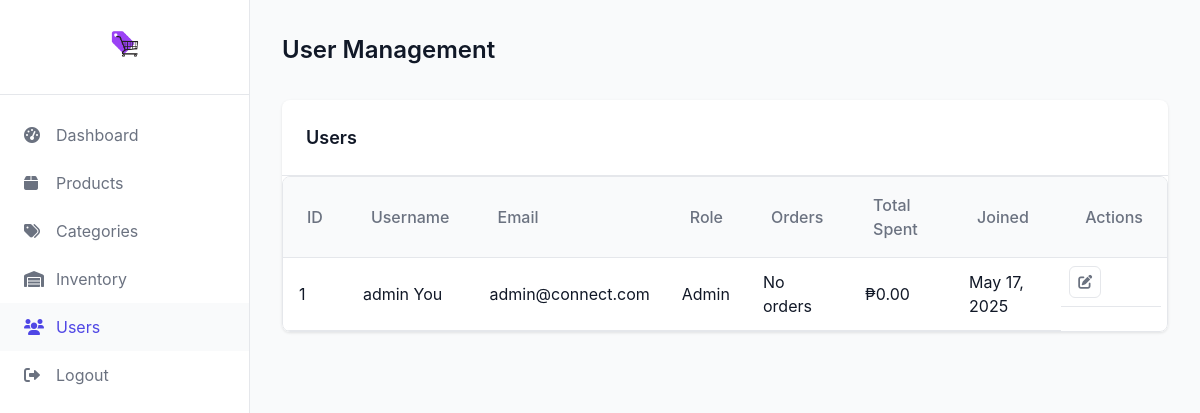
Screenshot of /php/admin/users.php (signed in) with the database file from the repository.
### tables this page shows
CREATE TABLE IF NOT EXISTS users (
    id INT AUTO_INCREMENT PRIMARY KEY,
    username VARCHAR(50) UNIQUE,
    first_name VARCHAR(50) NOT NULL,
    middle_name VARCHAR(50),
    last_name VARCHAR(50) NOT NULL,
    email VARCHAR(100) NOT NULL UNIQUE,
    role ENUM('user', 'admin') DEFAULT 'user',
    mobile VARCHAR(20) NOT NULL,
    password VARCHAR(255) NOT NULL,
    created_at TIMESTAMP DEFAULT CURRENT_TIMESTAMP,
    updated_at TIMESTAMP DEFAULT CURRENT_TIMESTAMP ON UPDATE CURRENT_TIMESTAMP
);

### php/admin/admin_functions.php (called while the page is built, shortened)
<?php
function formatDate($date) {
    return date('M d, Y', strtotime($date));
}
?>

### php/admin/users.php (the view, shortened to what this page needs)
<?php
require_once 'admin_functions.php';
$stmt = $pdo->prepare("
    SELECT
        u.*,
        (SELECT COUNT(*) FROM orders WHERE user_id = u.id) as order_count,
        (SELECT SUM(total_amount) FROM orders WHERE user_id = u.id) as total_spent,
        (SELECT MAX(order_date) FROM orders WHERE user_id = u.id) as last_order_date
    FROM users u
    ORDER BY u.created_at DESC
");
$stmt->execute();
$users = $stmt->fetchAll(PDO::FETCH_ASSOC);
?>
<!DOCTYPE html>
<html lang="en">
<head>
    <link rel="stylesheet" href="../../css/admin.css">
    <link rel="stylesheet" href="https://cdnjs.cloudflare.com/ajax/libs/font-awesome/6.0.0/css/all.min.css">
</head>
<body>
    <div class="admin-container">
        <?php include 'sidebar.php'; ?>
        <main class="admin-main">
            <div class="admin-header">
                <h1 class="admin-title">User Management</h1>
            </div>
            <div class="data-table">
                <div class="table-header">
                    <h2 class="table-title">Users</h2>
                </div>
                <div class="table-responsive">
                    <table>
                        <thead>
                            <tr>
                                <th>ID</th>
                                <th>Username</th>
                                <th>Email</th>
                                <th>Role</th>
                                <th>Orders</th>
                                <th>Total Spent</th>
                                <th>Joined</th>
                                <th>Actions</th>
                            </tr>
                        </thead>
                        <tbody>
                            <?php foreach ($users as $user): ?>
                            <tr>
                                <td><?php echo $user['id']; ?></td>
                                <td>
                                    <?php echo htmlspecialchars($user['username']); ?>
                                    <?php if ($user['id'] == $_SESSION['user_id']): ?>
                                        <span class="badge">You</span>
                                    <?php endif; ?>
                                </td>
                                <td><?php echo htmlspecialchars($user['email']); ?></td>
                                <td>
                                    <span class="role-badge <?php echo $user['role']; ?>">
                                        <?php echo ucfirst($user['role']); ?>
                                    </span>
                                </td>
                                <td>
                                    <?php if ($user['order_count'] > 0): ?>
                                        <span title="Last order: <?php echo formatDate($user['last_order_date']); ?>">
                                            <?php echo $user['order_count']; ?> order(s)
                                        </span>
                                    <?php else: ?>
                                        No orders
                                    <?php endif; ?>
                                </td>
                                <td>
                                    <?php echo $user['total_spent'] ? formatCurrency($user['total_spent']) : '₱0.00'; ?>
                                </td>
                                <td><?php echo formatDate($user['created_at']); ?></td>
                                <td class="table-actions-cell">
                                    <button class="action-btn" onclick="openModal('edit', <?php echo htmlspecialchars(json_encode($user)); ?>)">
                                        <i class="fas fa-edit"></i>
                                    </button>
                                </td>
                            </tr>
                            <?php endforeach; ?>
                        </tbody>
                    </table>
                </div>
            </div>
        </main>
    </div>
</body>
</html>

### php/admin/sidebar.php
<div class="admin-sidebar">
    <div class="admin-logo">
        <img src="../../images/connect-logo.png" alt="Connect Logo">
    </div>
    <nav class="admin-nav">
        <a href="dashboard.php" class="nav-item <?php echo basename($_SERVER['PHP_SELF']) == 'dashboard.php' ? 'active' : ''; ?>">
            <i class="fas fa-tachometer-alt"></i>
            <span>Dashboard</span>
        </a>
        <a href="products.php" class="nav-item <?php echo basename($_SERVER['PHP_SELF']) == 'products.php' ? 'active' : ''; ?>">
            <i class="fas fa-box"></i>
            <span>Products</span>
        </a>
        <a href="categories.php" class="nav-item <?php echo basename($_SERVER['PHP_SELF']) == 'categories.php' ? 'active' : ''; ?>">
            <i class="fas fa-tags"></i>
            <span>Categories</span>
        </a>
        <a href="inventory.php" class="nav-item <?php echo basename($_SERVER['PHP_SELF']) == 'inventory.php' ? 'active' : ''; ?>">
            <i class="fas fa-warehouse"></i>
            <span>Inventory</span>
        </a>
        <a href="users.php" class="nav-item <?php echo basename($_SERVER['PHP_SELF']) == 'users.php' ? 'active' : ''; ?>">
            <i class="fas fa-users"></i>
            <span>Users</span>
        </a>
        <a href="../logout.php" class="nav-item">
            <i class="fas fa-sign-out-alt"></i>
            <span>Logout</span>
        </a>
    </nav>
</div>

### css/admin.css (style rules this page uses)
:root { --primary-color: #4f46e5; --secondary-color: #6b7280; --success-color: #10b981; --danger-color: #ef4444; --warning-color: #f59e0b; --light-bg: #f9fafb; --border-color: #e5e7eb; }
* { margin: 0; padding: 0; box-sizing: border-box; font-family: 'Inter', -apple-system, BlinkMacSystemFont, sans-serif; }
body { background-color: var(--light-bg); color: #111827; line-height: 1.5; }
.admin-container { display: flex; min-height: 100vh; }
.admin-sidebar { width: 250px; background-color: white; border-right: 1px solid var(--border-color); position: fixed; height: 100vh; overflow-y: auto; }
.admin-logo { padding: 1.5rem; text-align: center; border-bottom: 1px solid var(--border-color); }
.admin-logo img { height: 2.5rem; width: auto; }
.admin-nav { padding: 1rem 0; }
.nav-item { padding: 0.75rem 1.5rem; display: flex; align-items: center; gap: 0.75rem; color: var(--secondary-color); text-decoration: none; transition: all 0.15s ease; }
.nav-item:hover, .nav-item.active { background-color: var(--light-bg); color: var(--primary-color); }
.nav-item i { width: 1.25rem; }
.admin-main { flex: 1; margin-left: 250px; padding: 2rem; }
.admin-header { display: flex; justify-content: space-between; align-items: center; margin-bottom: 2rem; }
.admin-title { font-size: 1.5rem; font-weight: 600; color: #111827; }
.data-table { background-color: white; border-radius: 0.5rem; box-shadow: 0 1px 3px rgba(0, 0, 0, 0.1); overflow: hidden; }
.table-header { display: flex; justify-content: space-between; align-items: center; padding: 1.5rem; border-bottom: 1px solid var(--border-color); }
.table-title { font-size: 1.125rem; font-weight: 600; }
table { width: 100%; border-collapse: collapse; }
th, td { padding: 1rem 1.5rem; text-align: left; border-bottom: 1px solid var(--border-color); }
th { font-weight: 500; color: var(--secondary-color); background-color: var(--light-bg); }
td { color: #111827; }
.table-actions-cell { display: flex; gap: 0.5rem; text-align: right; padding: 0.5rem !important; width: 100px; }
.action-btn { display: inline-flex; align-items: center; justify-content: center; background-color: transparent; border: 1px solid var(--border-color); width: 32px; height: 32px; border-radius: 6px; cursor: pointer; color: var(--secondary-color); transition: all 0.2s ease; }
.action-btn i { font-size: 0.875rem; }
.data-table td { padding: 0.75rem 1rem; vertical-align: middle; }
.table-responsive { border: 1px solid var(--border-color); border-radius: 8px; overflow: hidden; }

### rows the page displays
users: id "1", username "admin", shows "You", email "admin@connect.com", role "Admin", created_at "May 17, 2025"
